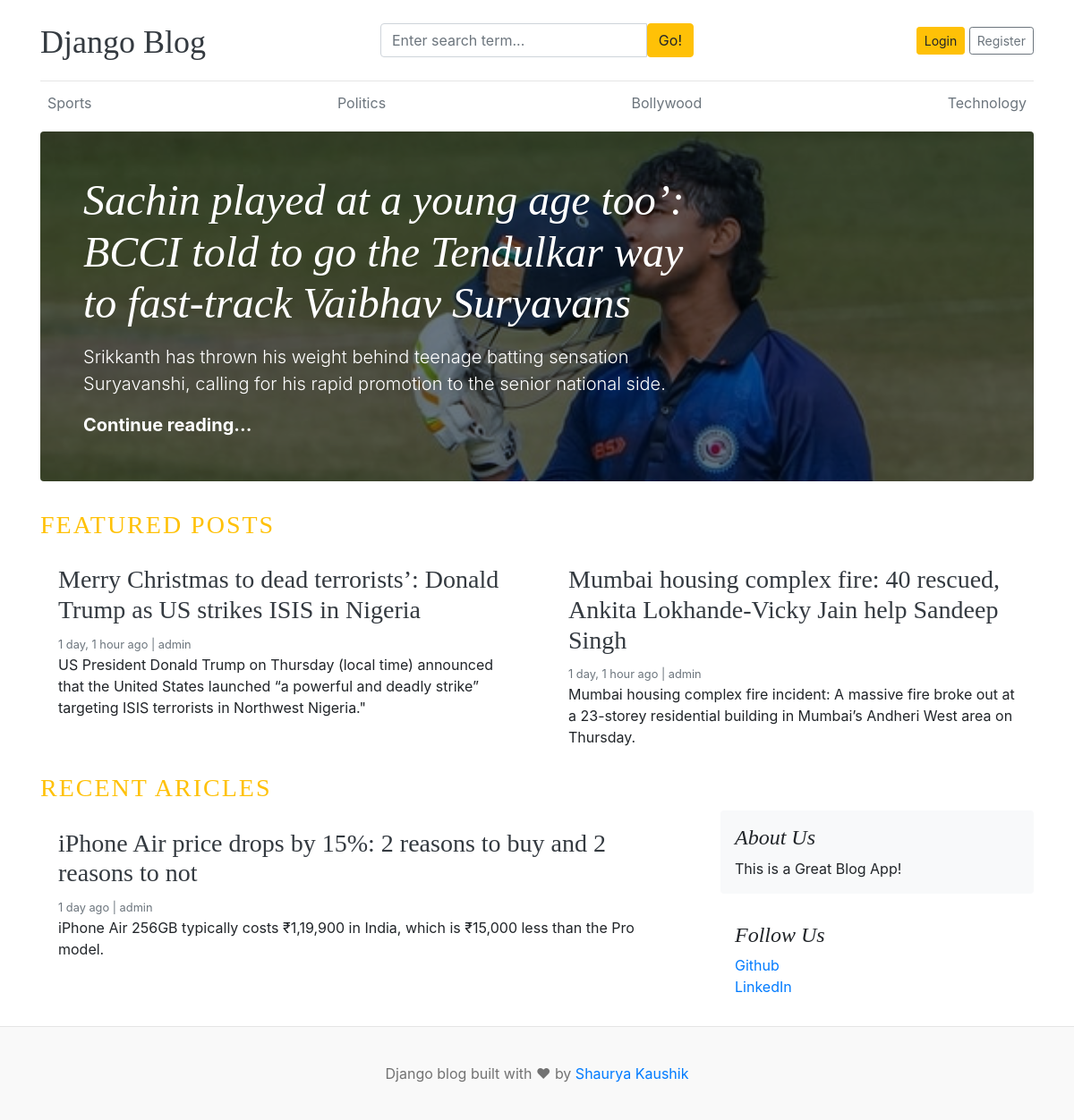
Before: / with the older database file.
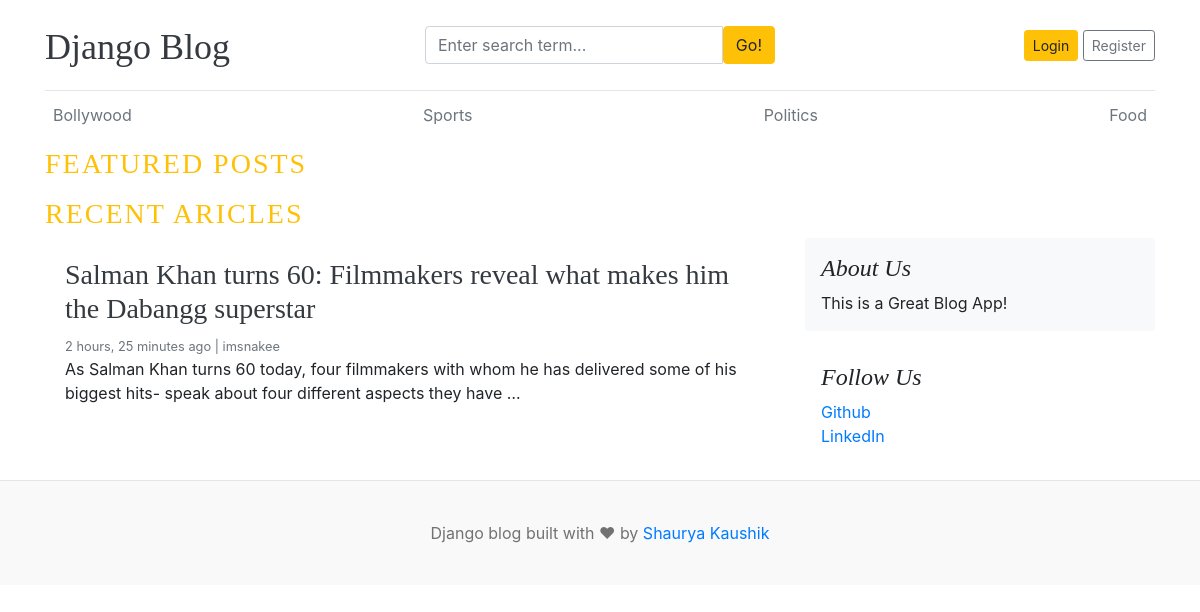
After: the same page with the newer database file.
### blogs/models.py (models this page shows, shortened)
class Category(models.Model):
    category_name  = models.CharField(max_length=50, unique=True)
    created_at = models.DateTimeField(auto_now_add=True)
    updated_at = models.DateTimeField(auto_now=True)
    class Meta:
        verbose_name_plural = 'categories'
    def __str__(self):
        return self.category_name

class Blog(models.Model):
    title = models.CharField(max_length=100)
    slug = models.SlugField(max_length=150, unique=True, blank=True)
    category = models.ForeignKey(Category,on_delete=models.CASCADE)
    author = models.ForeignKey(User, on_delete=models.CASCADE)
    featured_image = models.ImageField(upload_to='uploads/')
    short_description = models.TextField(max_length=500)
    blog_body = models.TextField(max_length=2000)
    status = models.CharField(max_length=20, choices=STATUS_CHOICES, default="Draft")
    is_featured = models.BooleanField(default=False)
    created_at =  models.DateTimeField(auto_now_add=True)
    updated_at =  models.DateTimeField(auto_now=True)

### assignment/models.py (models this page shows, shortened)
class About(models.Model):
    about_heading = models.CharField(max_length=25)
    about_body = models.TextField(max_length=250)
    created_at = models.DateTimeField(auto_now_add=True)
    updated_at = models.DateTimeField(auto_now=True)
    class Meta:
        verbose_name_plural = 'About'

class SocialLink(models.Model):
    name = models.CharField(max_length=50)
    link = models.URLField(max_length=100)
    created_at = models.DateTimeField(auto_now_add=True)
    updated_at = models.DateTimeField(auto_now=True)

### advanced_blog/views.py (the view)
# urls.py: 2. Add a URL to urlpatterns:  path('', views.home, name='home')
def home(request):
    featured_blogs = Blog.objects.all().filter(status= 'Published',is_featured=True).order_by('updated_at')
    blogs = Blog.objects.all().filter(status = 'Published',is_featured = False)
    try:
        about = About.objects.get()
    except:
        about = None
    context = {
        'blogs':blogs,
        'featured_blogs':featured_blogs,
        'about' : about,
    }
    return render(request,'home.html',context)

### blogs/context_processors.py (called while the page is built)
def get_categories(request):
    categories = Category.objects.all().order_by('-updated_at')
    sidebar_categories = (
        Category.objects
        .annotate(blog_count=Count('blog'))
        .filter(blog_count__gte=1)  # only categories with at least 1 blog
        .order_by('-blog_count')     # optional: order by most blogs first
    )
    topbar_categories = (
        Category.objects
        .annotate(blog_count=Count('blog'))
        .order_by('-blog_count')[:4]
    )
    return {
        'categories': categories,
        'topbar_categories': topbar_categories,
        'sidebar_categories' : sidebar_categories,
    }

def get_social_links(request):
    social_links = SocialLink.objects.all()
    return dict(social_links=social_links)

### templates/home.html
{% extends "base.html" %}
{% block content %}
  {% for f_blog in featured_blogs %}
    {% if forloop.first %}
      <div class="jumbotron p-3 p-md-5 text-white rounded bg-dark" style="background-image: url({{f_blog.featured_image.url}});background-blend-mode: overlay;background-size:cover;">
          <div class="col-md-8 px-0">
            <h1 class="display-4 font-italic">{{f_blog.title}}</h1>
            <p class="lead my-3">{{f_blog.short_description}}</p>
            <p class="lead mb-0"><a href="{% url "blogs" f_blog.slug %}" class="text-white font-weight-bold">Continue reading...</a></p>
          </div>
      </div>
    {% endif %}
  {% endfor %}
  <h3 class="text-uppercase text-warning" style="letter-spacing: 2px" >Featured Posts</h3>
  <div class="row mb-2">
      {% for f_blog in featured_blogs %}
        {% if not forloop.first %}
          <div class="col-md-6">
            <div class="card border-0" >
              <div class="card-body">
                <h3><a class='text-dark' href="{% url "blogs" f_blog.slug %}">{{f_blog.title}}</a></h3>
                <small class="mb-1 text-muted">{{f_blog.created_at | timesince}} ago | {{f_blog.author}}</small>
                <p class="card-text">{{f_blog.short_description | truncatewords:25}}</p>
              </div>
            </div>
          </div>
        {% endif %}
      {% endfor %}
    </div>
    <h3 class="text-uppercase text-warning" style="letter-spacing: 2px" >Recent Aricles</h3>
    <main role="main" class="container p-0">
      <div class="row">
        <div class="col-md-8 blog-main">
          {% for blog in blogs %}
            <div class="card border-0" >
              <div class="card-body">
                <h3><a class='text-dark' href="{% url "blogs" blog.slug %}">{{blog.title}}</a></h3>
                <small class="mb-1 text-muted">{{blog.created_at | timesince}} ago | {{blog.author}}</small>
                <p class="card-text">{{blog.short_description | truncatewords:25 }}</p>
              </div>
            </div>
          {% endfor %}
        </div>
        <aside class="col-md-4 blog-sidebar">
          <div class="p-3 mb-3 bg-light rounded">
            <h4 class="font-italic">{{about.about_heading}}</h4>
            <p class="mb-0">{{about.about_body}}</p>
          </div>
          {% if social_links %}
            <div class="p-3">
              <h4 class="font-italic">Follow Us</h4>
              <ol class="list-unstyled">
                {% for social in social_links  %}
                  <li><a href="{{social.link}}">{{social.name}}</a></li>
                {% endfor %}
              </ol>
            </div>
          {% endif %}
        </aside>
      </div>
    </main>
  </div>
{% endblock content %}

### templates/base.html (shortened to what this page needs)
{% load static %}
<!DOCTYPE html>
<html lang="en">
<head>
    <link href="https://getbootstrap.com/docs/4.0/dist/css/bootstrap.min.css" rel="stylesheet">
    <link href="{% static 'css/blog.css' %}" rel="stylesheet">
    <link rel="stylesheet" href="https://cdnjs.cloudflare.com/ajax/libs/font-awesome/4.7.0/css/font-awesome.min.css">
  </head>
<body>
    <div class="container">
      <header class="blog-header py-3">
        <div class="row flex-nowrap justify-content-between align-items-center">
          <div class="col-4 pt-1">
            <a class="blog-header-logo text-dark" href="/">Django Blog</a>
          </div>
          <div class="col-4">
            <form action="{% url "search" %}" method="GET">
              <div class="input-group">
                <input class="form-control" type="text" name="keyword" value = '{{ keyword }}' placeholder="Enter search term..." aria-label="Enter search term..." aria-describedby="button-search" />
                <button type="submit" class="btn btn-warning" id="button-search" type="button">Go!</button>
              </div>
            </form>
          </div>
          <div class="col-4 d-flex justify-content-end align-items-center">
            {% if not user.is_authenticated %}
              <a class="btn btn-sm btn-warning" href="{% url "login" %}">Login</a> &nbsp;
              <a class="btn btn-sm btn-outline-secondary" href="{% url "register" %}">Register</a>
            {% else %}
              <span>You are logged in as <strong>{{user}}</strong> </span>
              &emsp;
              <span><a class="btn btn-sm btn-danger" href="{% url "logout" %}">Logout</a></span>
            {% endif %}
          </div>
        </div>
      </header>
      <div class="nav-scroller py-1 mb-2">
        <nav class="nav d-flex justify-content-between">
          {% for category in topbar_categories %}
            <a class="p-2 text-muted" href="{% url "blogs_by_category" category.id %}">{{category}}</a>
          {% endfor %}
        </nav>
      </div>
      {% block content %}
      {% endblock content %}
<footer class="blog-footer">
  <p>Django blog built with ♥ by <a href="#">Shaurya Kaushik</a></p>
</footer>
</body>
</html>

### advanced_blog/static/css/blog.css (style rules this page uses)
.blog-header { border-bottom: 1px solid #e5e5e5; }
.blog-header-logo { font-family: "Playfair Display", Georgia, "Times New Roman", serif; font-size: 2.25rem; }
h1, h2, h3, h4, h5, h6 { font-family: "Playfair Display", Georgia, "Times New Roman", serif; }
.blog-footer { padding: 2.5rem 0; color: #727272; text-align: center; background-color: #f9f9f9; border-top: .05rem solid #e5e5e5; }
.blog-footer p:last-child { margin-bottom: 0; }

Changed rows visible on the page:
no longer on this page (row unchanged): Category: category_name "Technology"
removed Blog: featured_image (picture), title "Sachin played at a young age too’: BCCI told to go the Tendulkar way to fast-track Vaibhav Suryavans", short_description "Srikkanth has thrown his weight behind teenage batting sensation Suryavanshi, calling for his rapid promotion to the senior national side."
removed Blog: title "Merry Christmas to dead terrorists’: Donald Trump as US strikes ISIS in Nigeria", created_at "1 day, 1 hour", author "admin", short_description "US President Donald Trump on Thursday (local time) announced that the United States launched “a powerful and deadly strike” targeting ISIS terrorists in Northwest Nigeria.\"", shown under "FEATURED POSTS"
removed Blog: title "Mumbai housing complex fire: 40 rescued, Ankita Lokhande-Vicky Jain help Sandeep Singh", created_at "1 day, 1 hour", author "admin", short_description "Mumbai housing complex fire incident: A massive fire broke out at a 23-storey residential building in Mumbai’s Andheri West area on Thursday.", shown under "FEATURED POSTS"
removed Blog: title "iPhone Air price drops by 15%: 2 reasons to buy and 2 reasons to not", created_at "1 day", author "admin", short_description "iPhone Air 256GB typically costs ₹1,19,900 in India, which is ₹15,000 less than the Pro model.", shown under "RECENT ARICLES"
shown differently, row unchanged: Category "Bollywood": moves up the list
now on this page (row unchanged): Category: category_name "Food"
added Blog: title "Salman Khan turns 60: Filmmakers reveal what makes him the Dabangg superstar", created_at "2 hours, 25 minutes", author "imsnakee", short_description "As Salman Khan turns 60 today, four filmmakers with whom he has delivered some of his biggest hits- speak about four different aspects they have …", shown under "RECENT ARICLES"
